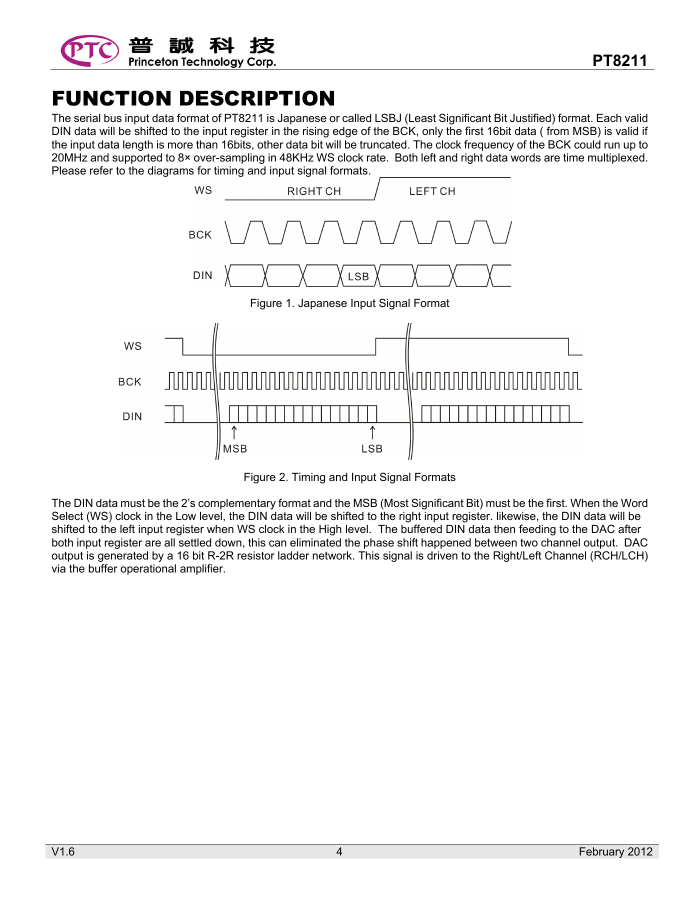
#> input picture Croatian_Rhapsody_PCM/tools/pt8211_timing.png, 1391 x 1800 px (shown at 1/2 size)
$ python prepare_image.py ../../Croatian_Rhapsody_PCM/tools/pt8211_timing.png
#> lines starting #> are read from the running program, lines starting #| are printed output that depends on the picture
"""Generate the fixed RGB565 ROM and a preview of the actual FPGA output."""
import argparse
from pathlib import Path

from PIL import Image, ImageOps

ROOT = Path(__file__).resolve().parents[1]
WIDTH, HEIGHT = 208, 240


def main():
    parser = argparse.ArgumentParser(description=__doc__)
    parser.add_argument("image", type=Path)
    args = parser.parse_args()
    with Image.open(args.image) as source:
#> source is the input picture: PIL image 1391x1800 RGB; mean R, G, B 244.4, 244.2, 244.3
        source = ImageOps.exif_transpose(source).convert("RGB")
        thumbnail = ImageOps.contain(source, (WIDTH, HEIGHT), Image.Resampling.LANCZOS)
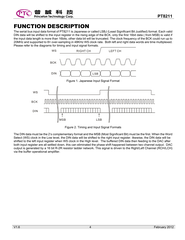
#> thumbnail: PIL image 185x240 RGB; mean R, G, B 243.9, 243.7, 243.8
        canvas = Image.new("RGB", (WIDTH, HEIGHT))
#> canvas: PIL image 208x240 RGB; every value is 0
        canvas.paste(thumbnail, ((WIDTH - thumbnail.width) // 2,
                                (HEIGHT - thumbnail.height) // 2))
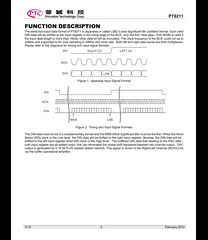
#> canvas: PIL image 208x240 RGB; mean R, G, B 216.9, 216.8, 216.8

    words = []
    decoded = []
    pixels = canvas.get_flattened_data() if hasattr(canvas, "get_flattened_data") else canvas.getdata()
    for r, g, b in pixels:
        r5, g6, b5 = r >> 3, g >> 2, b >> 3
        words.append((r5 << 11) | (g6 << 5) | b5)
        decoded.append(((r5 << 3) | (r5 >> 2), (g6 << 2) | (g6 >> 4),
                        (b5 << 3) | (b5 >> 2)))
#> this loop made 49920 passes
#> (r, g, b, r5, g6, b5) on passes 1 to 3: (0, 0, 0, 0, 0, 0), (0, 0, 0, 0, 0, 0), (0, 0, 0, 0, 0, 0)
#> after the loop, decoded = 49920 items; words = 49920 items
    rom = ROOT / "src" / "photo_rgb565.hex"
    rom.write_text("".join(f"{word:04x}\n" for word in words), encoding="ascii")
    # The generated case is independent of the IDE's working directory.
    rtl = [
        "// Generated by tools/prepare_image.py. One-cycle synchronous RGB565 ROM.",
        "`timescale 1ns/1ps",
        "module photo_rom(input wire clk, input wire [15:0] address,",
        "                 output reg [15:0] pixel);",
        "`ifdef PHOTO_ROM_SIM",
        "    reg [15:0] memory [0:49919];",
        "    initial $readmemh(\"src/photo_rgb565.hex\", memory);",
        "    always @(posedge clk) begin",
        "        if (address < 16'd49920) pixel <= memory[address];",
        "        else pixel <= 16'h0000;",
        "    end",
        "`else",
        "    always @(posedge clk) begin",
        "        case (address)",
    ]
    rtl.extend(f"            16'd{i}: pixel <= 16'h{word:04x};"
               for i, word in enumerate(words))
    rtl.extend(["            default: pixel <= 16'h0000;", "        endcase",
                "    end", "`endif", "endmodule", ""])
    (ROOT / "src" / "photo_rom.v").write_text("\n".join(rtl), encoding="ascii")
    quantized = Image.new("RGB", (WIDTH, HEIGHT))
    quantized.putdata(decoded)
    preview = Image.new("RGB", (640, 480))
#> preview: PIL image 640x480 RGB; every value is 0
    preview.paste(quantized.resize((416, 480), Image.Resampling.NEAREST), (112, 0))
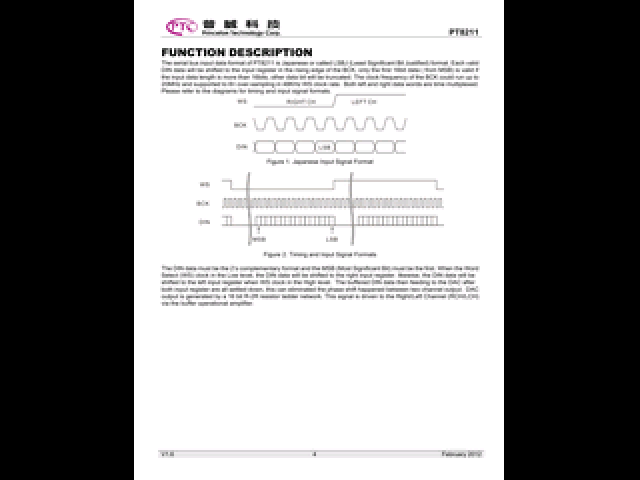
#> preview: PIL image 640x480 RGB; mean R, G, B 141.4, 141.1, 141.3
    preview.save(ROOT / "preview.png")
    print(f"{len(words)} RGB565 pixels, {len(words)*16} bits; preview.png")
#| 49920 RGB565 pixels, 798720 bits; preview.png


if __name__ == "__main__":
    main()
